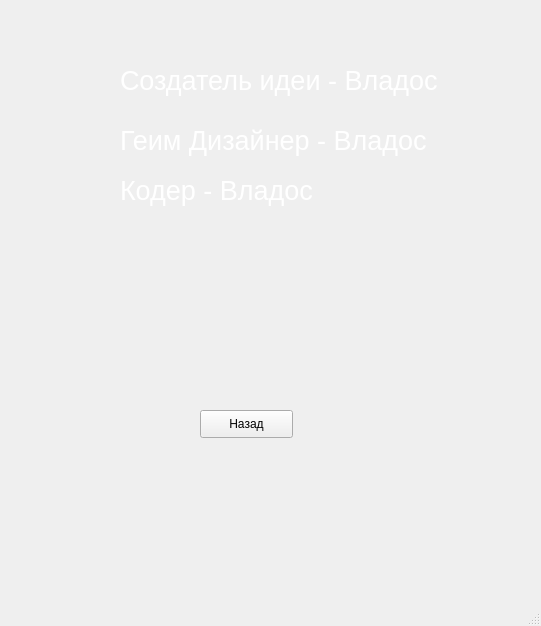
<?xml version="1.0" encoding="UTF-8"?>
<ui version="4.0">
 <class>MainWindow</class>
 <widget class="QMainWindow" name="MainWindow">
  <property name="geometry">
   <rect>
    <x>0</x>
    <y>0</y>
    <width>541</width>
    <height>626</height>
   </rect>
  </property>
  <property name="windowTitle">
   <string>MainWindow</string>
  </property>
  <widget class="QWidget" name="centralwidget">
   <widget class="QLabel" name="label">
    <property name="geometry">
     <rect>
      <x>120</x>
      <y>60</y>
      <width>371</width>
      <height>41</height>
     </rect>
    </property>
    <property name="font">
     <font>
      <pointsize>20</pointsize>
     </font>
    </property>
    <property name="styleSheet">
     <string notr="true">color:white</string>
    </property>
    <property name="text">
     <string>Создатель идеи - Владос</string>
    </property>
   </widget>
   <widget class="QLabel" name="label_2">
    <property name="geometry">
     <rect>
      <x>120</x>
      <y>120</y>
      <width>381</width>
      <height>41</height>
     </rect>
    </property>
    <property name="font">
     <font>
      <pointsize>20</pointsize>
     </font>
    </property>
    <property name="styleSheet">
     <string notr="true">color:white</string>
    </property>
    <property name="text">
     <string>Геим Дизайнер - Владос</string>
    </property>
   </widget>
   <widget class="QLabel" name="label_3">
    <property name="geometry">
     <rect>
      <x>120</x>
      <y>170</y>
      <width>371</width>
      <height>41</height>
     </rect>
    </property>
    <property name="font">
     <font>
      <pointsize>20</pointsize>
     </font>
    </property>
    <property name="styleSheet">
     <string notr="true">color:white</string>
    </property>
    <property name="text">
     <string>Кодер - Владос</string>
    </property>
   </widget>
   <widget class="QPushButton" name="pushButton">
    <property name="geometry">
     <rect>
      <x>200</x>
      <y>410</y>
      <width>93</width>
      <height>28</height>
     </rect>
    </property>
    <property name="text">
     <string>Назад</string>
    </property>
   </widget>
  </widget>
  <widget class="QMenuBar" name="menubar">
   <property name="geometry">
    <rect>
     <x>0</x>
     <y>0</y>
     <width>541</width>
     <height>26</height>
    </rect>
   </property>
  </widget>
  <widget class="QStatusBar" name="statusbar"/>
 </widget>
 <resources/>
 <connections/>
</ui>
